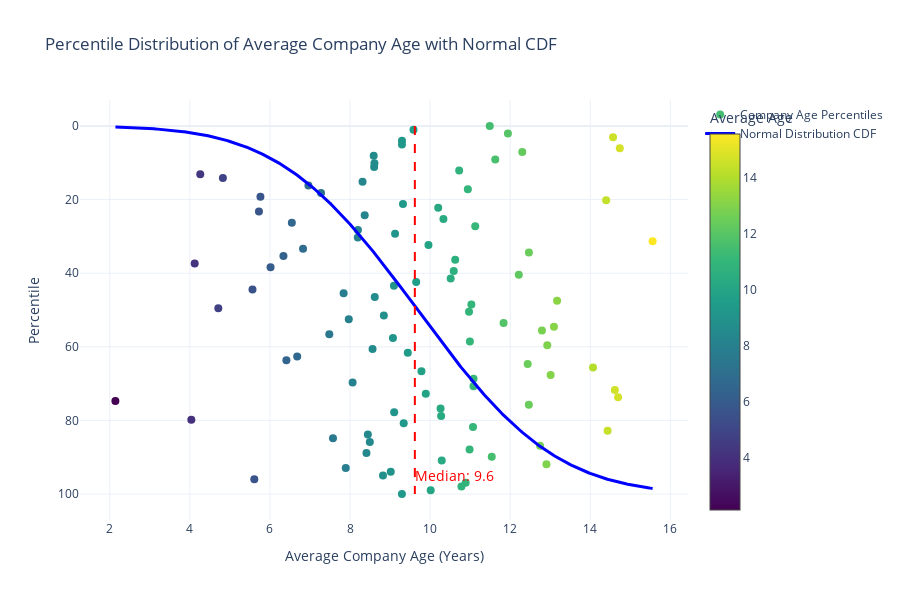

Notebook code cell kept with this figure:
### Code cell
import numpy as np
import plotly.graph_objects as go
from scipy.stats import norm
import pandas as pd

# Example: replace this with your actual status_df['average_age']
# For demo, let's generate synthetic data similar to yours:
np.random.seed(42)
ages = np.random.normal(loc=10, scale=3, size=100)  # simulated ages
ages = ages[ages > 0]  # remove negative values if any

# If using your data, do this instead:
# ages = status_df['average_age'].dropna().sort_values().reset_index(drop=True).to_numpy()
# ages = ages.astype(float)

# Calculate percentiles
percentiles = np.linspace(0, 100, len(ages))

# Fit normal distribution
mu, std = norm.fit(ages)
age_vals = np.linspace(ages.min(), ages.max(), 500)
cdf_vals = norm.cdf(age_vals, loc=mu, scale=std) * 100

median_age = np.median(ages)

fig = go.Figure()

fig.add_trace(go.Scatter(
    x=ages,
    y=percentiles,
    mode='markers',
    marker=dict(
        size=8,
        color=ages,
        colorscale='Viridis',
        colorbar=dict(title='Average Age'),
        showscale=True
    ),
    name='Company Age Percentiles'
))

fig.add_trace(go.Scatter(
    x=age_vals,
    y=cdf_vals,
    mode='lines',
    line=dict(color='blue', width=3),
    name='Normal Distribution CDF'
))

fig.add_shape(
    type='line',
    x0=median_age,
    x1=median_age,
    y0=0,
    y1=100,
    line=dict(color='red', width=2, dash='dash')
)

fig.add_annotation(
    x=median_age,
    y=95,
    text=f"Median: {median_age:.1f}",
    showarrow=True,
    arrowhead=2,
    ax=40,
    ay=0,
    font=dict(color='red', size=14)
)

fig.update_layout(
    title="Percentile Distribution of Average Company Age with Normal CDF",
    xaxis_title="Average Company Age (Years)",
    yaxis_title="Percentile",
    yaxis=dict(autorange='reversed'),
    template='plotly_white',
    height=600
)

fig.show()

### Figure 1 — Plotly figure (JSON) as saved in the notebook; plotly's stock layout.template omitted (floating-point values rounded to 4 significant figures; data arrays with more than 128 entries replaced by an {"elided": "..."} marker saying what was removed)
{"data": [{"marker": {"color": [11.49, 9.585, 11.94, 14.57, 9.298, 9.298, 14.74, 12.3, 8.592, 11.63, 8.61, 8.603, 10.73, 4.26, 4.825, 8.313, 6.962, 10.94, 7.276, 5.763, 14.4, 9.323, 10.2, 5.726, 8.367, 10.33, 6.547, 11.13, 8.198, 9.125, 8.195, 15.56, 9.96, 6.827, 12.47, 6.337, 10.63, 4.121, 6.015, 10.59, 12.22, 10.51, 9.653, 9.097, 5.564, 7.84, 8.618, 13.17, 11.03, 4.711, 10.97, 8.845, 7.969, 11.84, 13.09, 12.79, 7.482, 9.072, 10.99, 12.93, 8.562, 9.443, 6.681, 6.411, 12.44, 14.07, 9.784, 13.01, 11.08, 8.065, 11.08, 14.61, 9.893, 14.69, 2.141, 12.47, 10.26, 9.103, 10.28, 4.037, 9.341, 11.07, 14.43, 8.445, 7.575, 8.495, 12.75, 10.99, 8.411, 11.54, 10.29, 12.91, 7.894, 9.017, 8.824, 5.609, 10.89, 10.78, 10.02, 9.296], "colorbar": {"title": {"text": "Average Age"}}, "colorscale": [[0, "#440154"], [0.1111, "#482878"], [0.2222, "#3e4989"], [0.3333, "#31688e"], [0.4444, "#26828e"], [0.5556, "#1f9e89"], [0.6667, "#35b779"], [0.7778, "#6ece58"], [0.8889, "#b5de2b"], [1, "#fde725"]], "showscale": true, "size": 8}, "mode": "markers", "name": "Company Age Percentiles", "type": "scatter", "x": [11.49, 9.585, 11.94, 14.57, 9.298, 9.298, 14.74, 12.3, 8.592, 11.63, 8.61, 8.603, 10.73, 4.26, 4.825, 8.313, 6.962, 10.94, 7.276, 5.763, 14.4, 9.323, 10.2, 5.726, 8.367, 10.33, 6.547, 11.13, 8.198, 9.125, 8.195, 15.56, 9.96, 6.827, 12.47, 6.337, 10.63, 4.121, 6.015, 10.59, 12.22, 10.51, 9.653, 9.097, 5.564, 7.84, 8.618, 13.17, 11.03, 4.711, 10.97, 8.845, 7.969, 11.84, 13.09, 12.79, 7.482, 9.072, 10.99, 12.93, 8.562, 9.443, 6.681, 6.411, 12.44, 14.07, 9.784, 13.01, 11.08, 8.065, 11.08, 14.61, 9.893, 14.69, 2.141, 12.47, 10.26, 9.103, 10.28, 4.037, 9.341, 11.07, 14.43, 8.445, 7.575, 8.495, 12.75, 10.99, 8.411, 11.54, 10.29, 12.91, 7.894, 9.017, 8.824, 5.609, 10.89, 10.78, 10.02, 9.296], "y": [0.0, 1.01, 2.02, 3.03, 4.04, 5.051, 6.061, 7.071, 8.081, 9.091, 10.1, 11.11, 12.12, 13.13, 14.14, 15.15, 16.16, 17.17, 18.18, 19.19, 20.2, 21.21, 22.22, 23.23, 24.24, 25.25, 26.26, 27.27, 28.28, 29.29, 30.3, 31.31, 32.32, 33.33, 34.34, 35.35, 36.36, 37.37, 38.38, 39.39, 40.4, 41.41, 42.42, 43.43, 44.44, 45.45, 46.46, 47.47, 48.48, 49.49, 50.51, 51.52, 52.53, 53.54, 54.55, 55.56, 56.57, 57.58, 58.59, 59.6, 60.61, 61.62, 62.63, 63.64, 64.65, 65.66, 66.67, 67.68, 68.69, 69.7, 70.71, 71.72, 72.73, 73.74, 74.75, 75.76, 76.77, 77.78, 78.79, 79.8, 80.81, 81.82, 82.83, 83.84, 84.85, 85.86, 86.87, 87.88, 88.89, 89.9, 90.91, 91.92, 92.93, 93.94, 94.95, 95.96, 96.97, 97.98, 98.99, 100.0]}, {"line": {"color": "blue", "width": 3}, "mode": "lines", "name": "Normal Distribution CDF", "type": "scatter", "x": {"elided": "500 float values"}, "y": {"elided": "500 float values"}}], "layout": {"annotations": [{"arrowhead": 2, "ax": 40, "ay": 0, "font": {"color": "red", "size": 14}, "showarrow": true, "text": "Median: 9.6", "x": 9.619, "y": 95}], "height": 600, "shapes": [{"line": {"color": "red", "dash": "dash", "width": 2}, "type": "line", "x0": 9.619, "x1": 9.619, "y0": 0, "y1": 100}], "title": {"text": "Percentile Distribution of Average Company Age with Normal CDF"}, "xaxis": {"title": {"text": "Average Company Age (Years)"}}, "yaxis": {"autorange": "reversed", "title": {"text": "Percentile"}}}}
